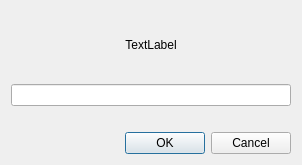
<?xml version="1.0" encoding="UTF-8"?>
<ui version="4.0">
 <class>DialogLineEdit</class>
 <widget class="QDialog" name="DialogLineEdit">
  <property name="geometry">
   <rect>
    <x>0</x>
    <y>0</y>
    <width>302</width>
    <height>165</height>
   </rect>
  </property>
  <property name="windowTitle">
   <string>DialogLineEdit</string>
  </property>
  <layout class="QVBoxLayout" name="verticalLayout">
   <item>
    <widget class="QLabel" name="label">
     <property name="sizePolicy">
      <sizepolicy hsizetype="Preferred" vsizetype="Preferred">
       <horstretch>0</horstretch>
       <verstretch>0</verstretch>
      </sizepolicy>
     </property>
     <property name="styleSheet">
      <string notr="true">font: 9pt &quot;Arial&quot;;</string>
     </property>
     <property name="text">
      <string>TextLabel</string>
     </property>
     <property name="alignment">
      <set>Qt::AlignCenter</set>
     </property>
    </widget>
   </item>
   <item>
    <widget class="QLineEdit" name="lineEdit"/>
   </item>
   <item>
    <spacer name="verticalSpacer">
     <property name="orientation">
      <enum>Qt::Vertical</enum>
     </property>
     <property name="sizeType">
      <enum>QSizePolicy::Fixed</enum>
     </property>
     <property name="sizeHint" stdset="0">
      <size>
       <width>20</width>
       <height>20</height>
      </size>
     </property>
    </spacer>
   </item>
   <item>
    <widget class="QDialogButtonBox" name="buttonBox">
     <property name="orientation">
      <enum>Qt::Horizontal</enum>
     </property>
     <property name="standardButtons">
      <set>QDialogButtonBox::Cancel|QDialogButtonBox::Ok</set>
     </property>
    </widget>
   </item>
  </layout>
 </widget>
 <resources/>
 <connections>
  <connection>
   <sender>buttonBox</sender>
   <signal>accepted()</signal>
   <receiver>DialogLineEdit</receiver>
   <slot>accept()</slot>
   <hints>
    <hint type="sourcelabel">
     <x>248</x>
     <y>254</y>
    </hint>
    <hint type="destinationlabel">
     <x>157</x>
     <y>274</y>
    </hint>
   </hints>
  </connection>
  <connection>
   <sender>buttonBox</sender>
   <signal>rejected()</signal>
   <receiver>DialogLineEdit</receiver>
   <slot>reject()</slot>
   <hints>
    <hint type="sourcelabel">
     <x>316</x>
     <y>260</y>
    </hint>
    <hint type="destinationlabel">
     <x>286</x>
     <y>274</y>
    </hint>
   </hints>
  </connection>
 </connections>
</ui>
